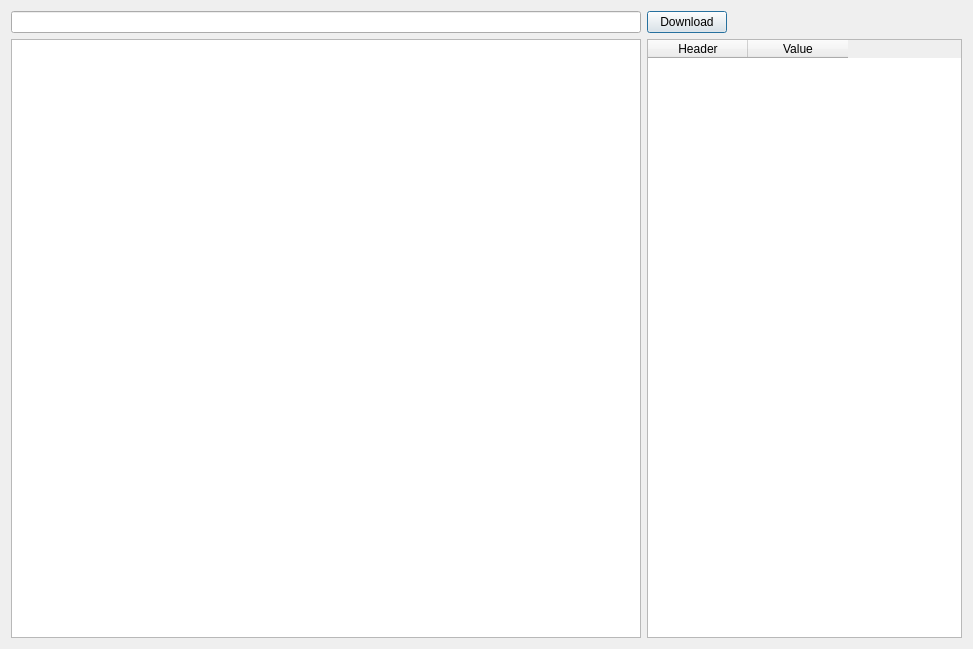
<?xml version="1.0" encoding="UTF-8"?>
<ui version="4.0">
 <class>dl_task1</class>
 <widget class="QDialog" name="dl_task1">
  <property name="geometry">
   <rect>
    <x>0</x>
    <y>0</y>
    <width>973</width>
    <height>649</height>
   </rect>
  </property>
  <property name="minimumSize">
   <size>
    <width>973</width>
    <height>649</height>
   </size>
  </property>
  <property name="windowTitle">
   <string>View source &amp; headers</string>
  </property>
  <layout class="QHBoxLayout" name="horizontalLayout_2" stretch="2,1">
   <item>
    <layout class="QVBoxLayout" name="verticalLayout">
     <item>
      <widget class="QLineEdit" name="le_url"/>
     </item>
     <item>
      <widget class="QTextEdit" name="te_source">
       <property name="html">
        <string notr="true">&lt;!DOCTYPE HTML PUBLIC &quot;-//W3C//DTD HTML 4.0//EN&quot; &quot;http://www.w3.org/TR/REC-html40/strict.dtd&quot;&gt;
&lt;html&gt;&lt;head&gt;&lt;meta name=&quot;qrichtext&quot; content=&quot;1&quot; /&gt;&lt;meta charset=&quot;utf-8&quot; /&gt;&lt;style type=&quot;text/css&quot;&gt;
p, li { white-space: pre-wrap; }
hr { height: 1px; border-width: 0; }
li.unchecked::marker { content: &quot;\2610&quot;; }
li.checked::marker { content: &quot;\2612&quot;; }
&lt;/style&gt;&lt;/head&gt;&lt;body style=&quot; font-family:'Cantarell'; font-size:11pt; font-weight:400; font-style:normal;&quot;&gt;
&lt;p style=&quot;-qt-paragraph-type:empty; margin-top:0px; margin-bottom:0px; margin-left:0px; margin-right:0px; -qt-block-indent:0; text-indent:0px;&quot;&gt;&lt;br /&gt;&lt;/p&gt;&lt;/body&gt;&lt;/html&gt;</string>
       </property>
      </widget>
     </item>
    </layout>
   </item>
   <item>
    <layout class="QVBoxLayout" name="verticalLayout_2">
     <item>
      <layout class="QHBoxLayout" name="horizontalLayout">
       <item>
        <widget class="QPushButton" name="btn_download">
         <property name="text">
          <string>Download</string>
         </property>
        </widget>
       </item>
       <item>
        <spacer name="horizontalSpacer">
         <property name="orientation">
          <enum>Qt::Horizontal</enum>
         </property>
         <property name="sizeHint" stdset="0">
          <size>
           <width>40</width>
           <height>20</height>
          </size>
         </property>
        </spacer>
       </item>
      </layout>
     </item>
     <item>
      <widget class="QTableWidget" name="tw_headers">
       <property name="autoFillBackground">
        <bool>false</bool>
       </property>
       <property name="sizeAdjustPolicy">
        <enum>QAbstractScrollArea::AdjustToContents</enum>
       </property>
       <column>
        <property name="text">
         <string>Header</string>
        </property>
       </column>
       <column>
        <property name="text">
         <string>Value</string>
        </property>
       </column>
      </widget>
     </item>
    </layout>
   </item>
  </layout>
 </widget>
 <resources/>
 <connections/>
</ui>
